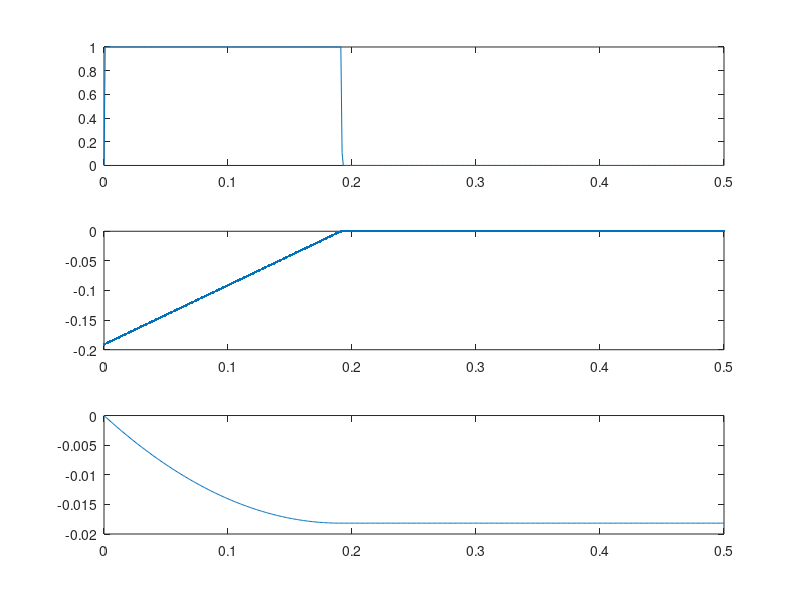

Recreate this plot in MATLAB.
v0 = -0.19111;
F = -1;
m = 1;
dt = 0.001;
t = 0:dt:0.5;

v = t*0;
a = v;
x = v;
v(1) = v0;
% simulate
for i = 2:length(t)
  a(i) = F/m*sign(v(i-1));
  if abs(v(i-1)) <= -sign(v(i-1))*a(i)*dt
    a(i) = -v(i-1)/dt;
  endif
  v(i) = v(i-1) + a(i)*dt;
  x(i) = x(i-1) + v(i)*dt;
endfor

% plot
subplot(3,1,1)
plot(t, a)
subplot(3,1,2)
plot(t, v, '.')
subplot(313)
plot(t, x)
